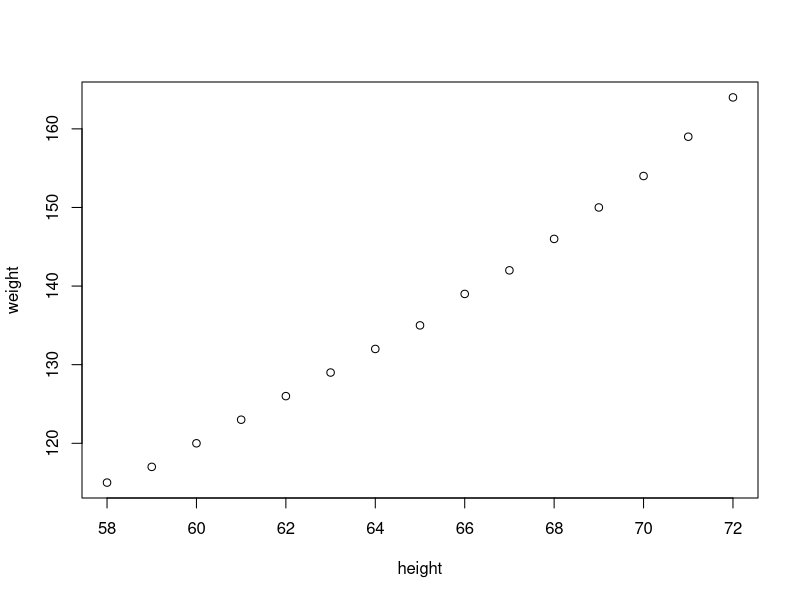
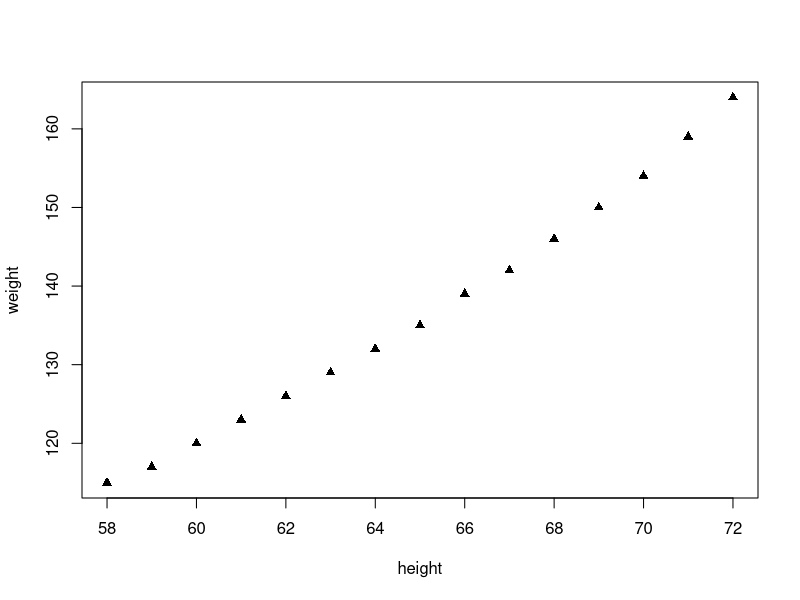
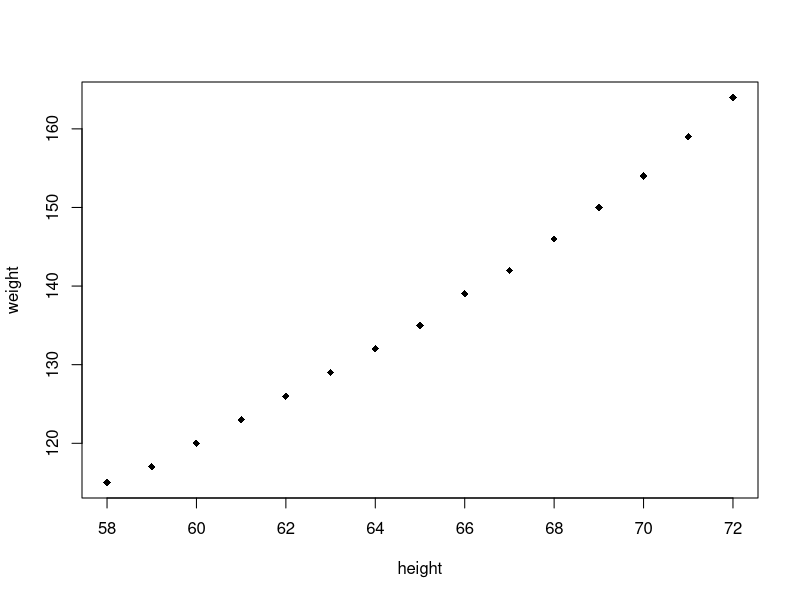
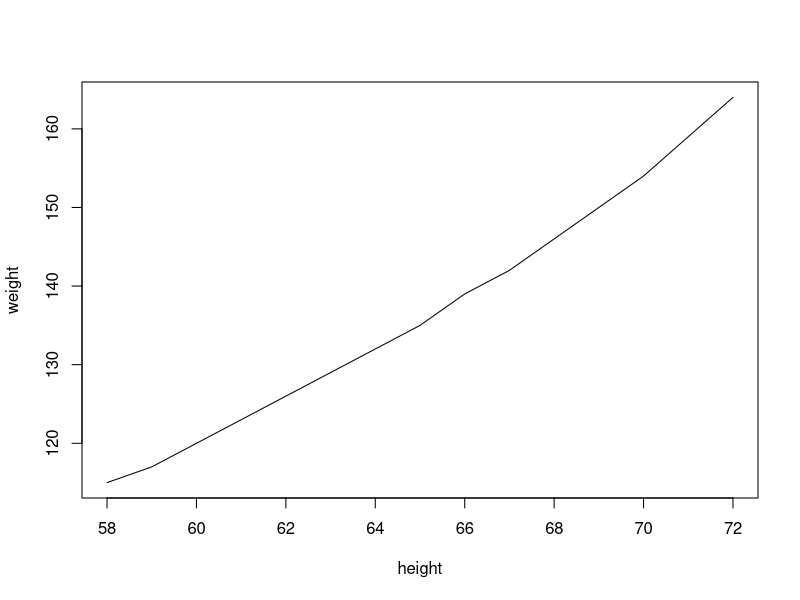
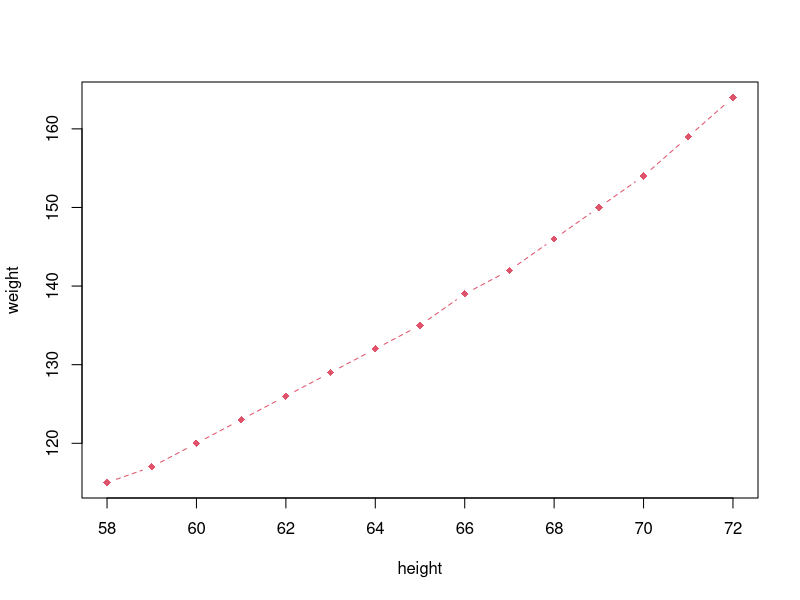
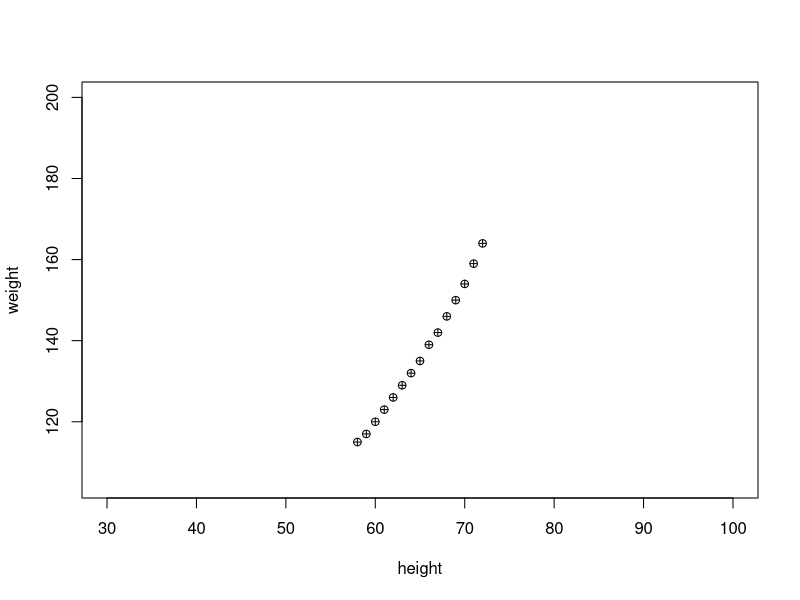
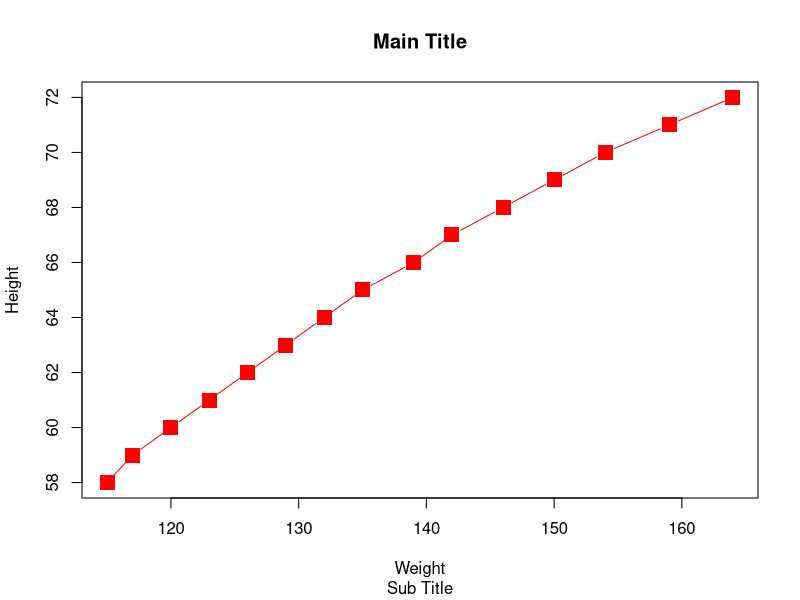
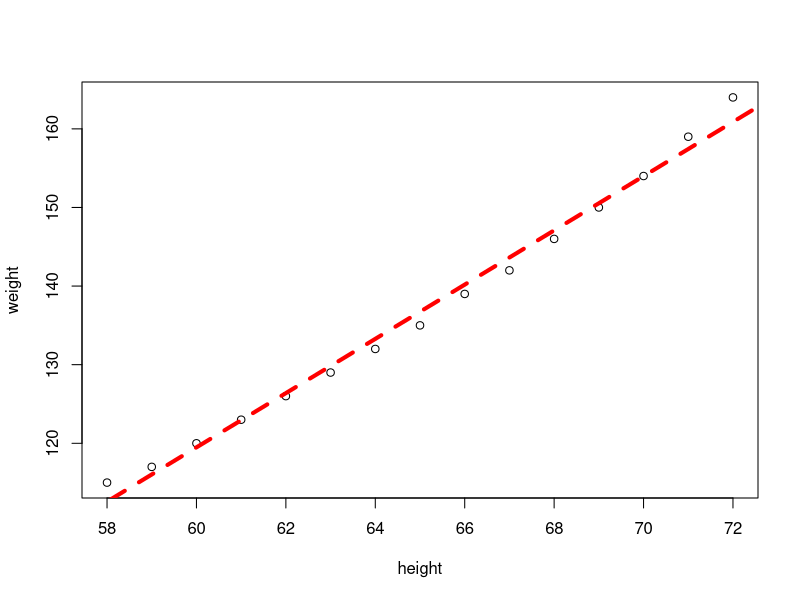

R code for these plots, in order:
# Combined Plots

#plot, histogram, pie, boxplot, linechart, correlation plot


#plot
?women
women
plot(women)
plot(women, type='p', pch=17)
plot(women, type='p', pch=18)
plot(women, type='l')
plot(women, type='b', pch=18, lty=2, col=2)
plot(women, xlim=c(30,100), ylim=c(min(women$weight)-10, 200), pch=10)

#more features with plot

plot(x=women$weight, y=women$height, pch=15, xlab='Weight', ylab='Height', col='red', cex=2, type='b')
title(main='Main Title', sub='Sub Title')
#see cheat sheet on base graphs

plot(women)
abline(lm(women$weight ~ women$height), col='red', lty=2, lwd=4)


#boxplot
boxplot(women$height)
abline(h=c(58, 62,65,68,72))

#draw lines on plot for number summary
summary(women)
quantile(women$height)
boxplot(women$height, col='green')
abline(h=quantile(women$height))


#histogram
hist(women$height)
hist(women$height, breaks=10)
hist(women$height, breaks=5, col=1:5)

#histogram2
x = rnorm(100,50,100)
hist(x)

hist(x, freq=F, col=1:5)
lines(density(x))

#density plot : shape of data
plot(density(x), col='red')


#pie
x = c(10,20,40,50)
pie(x)
xlabels = c('A','B','C','D')
pie(x, labels=xlabels)

#barplot
barplot(x,col=1:4)
barplot(x,col=1:4, horiz = T)

#correlation plot
pairs(women)
cor(women$height,women$weight)

head(mtcars)
pairs(mtcars)
options(digits=4)
